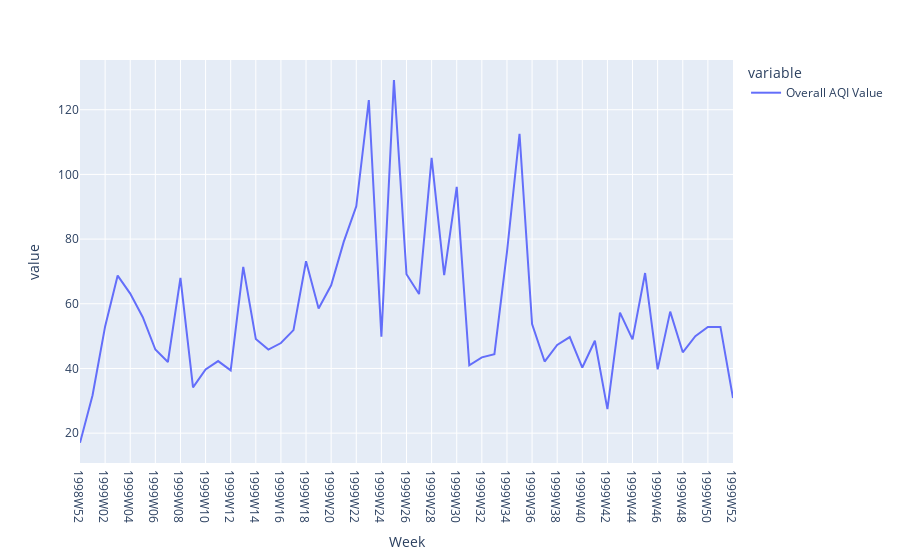

Here is the notebook cell this chart was saved with:
### Code cell
px.line(df.groupby('Week')['Overall AQI Value'].mean())

### Figure 1 — Plotly figure (JSON) as saved in the notebook; plotly's stock layout.template omitted (floating-point values rounded to 4 significant figures)
{"data": [{"hovertemplate": "variable=Overall AQI Value<br>Week=%{x}<br>value=%{y}<extra></extra>", "legendgroup": "Overall AQI Value", "line": {"color": "#636efa", "dash": "solid"}, "marker": {"symbol": "circle"}, "mode": "lines", "name": "Overall AQI Value", "orientation": "v", "showlegend": true, "type": "scatter", "x": ["1998W52", "1999W01", "1999W02", "1999W03", "1999W04", "1999W05", "1999W06", "1999W07", "1999W08", "1999W09", "1999W10", "1999W11", "1999W12", "1999W13", "1999W14", "1999W15", "1999W16", "1999W17", "1999W18", "1999W19", "1999W20", "1999W21", "1999W22", "1999W23", "1999W24", "1999W25", "1999W26", "1999W27", "1999W28", "1999W29", "1999W30", "1999W31", "1999W32", "1999W33", "1999W34", "1999W35", "1999W36", "1999W37", "1999W38", "1999W39", "1999W40", "1999W41", "1999W42", "1999W43", "1999W44", "1999W45", "1999W46", "1999W47", "1999W48", "1999W49", "1999W50", "1999W51", "1999W52"], "xaxis": "x", "y": [17, 31.71, 53, 68.71, 63.14, 55.86, 45.86, 42, 68, 34.14, 39.71, 42.29, 39.43, 71.43, 49.14, 45.86, 47.86, 51.86, 73.14, 58.57, 65.71, 79.14, 90.14, 123, 49.86, 129.1, 69.14, 63, 105.1, 68.86, 96.14, 41, 43.43, 44.43, 76, 112.6, 53.71, 42.14, 47.29, 49.71, 40.29, 48.57, 27.43, 57.29, 49, 69.5, 39.71, 57.57, 45, 50, 52.86, 52.86, 30.83], "yaxis": "y"}], "layout": {"legend": {"title": {"text": "variable"}, "tracegroupgap": 0}, "margin": {"t": 60}, "xaxis": {"anchor": "y", "domain": [0, 1], "title": {"text": "Week"}}, "yaxis": {"anchor": "x", "domain": [0, 1], "title": {"text": "value"}}}}
